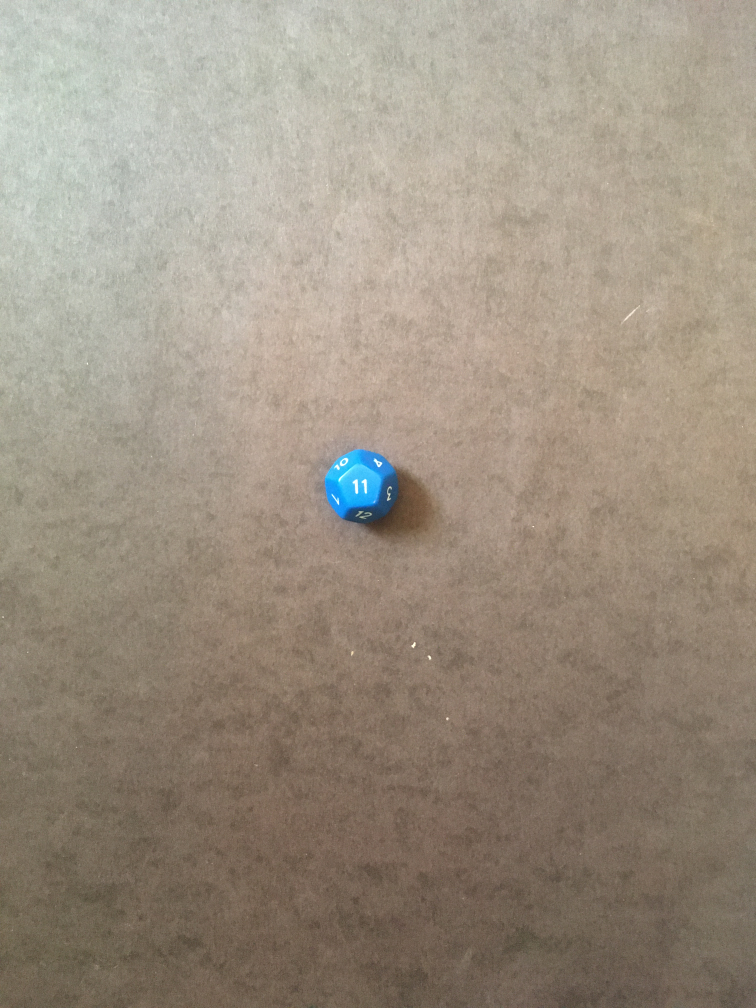
#> input picture Final Project/testPics/test (2).jpg, 3024 x 4032 px, found by its file name (shown at 1/4 size)
$ jupyter execute 'Progress Report.ipynb'   (shell and % lines are left out)
#> lines starting #> are read from the running program, lines starting #| are printed output that depends on the picture; after the words box and inside, x2 and y2 are one past the last pixel; in counts of white or black regions, pixels touching at a corner belong together
# ECE 5973 - Computer Vision
## Progress Report
### Sarah Brown

#### Project Overview
My goal for the final project is to be able to process a video stream of dice rolling into a tray to be able to display and sum the result. The dice of concern are a standard 7 polyhedral dice set.

My goals for this progress report were:
* Collect test images
* Filter images to dice
* Identify die type based on shape
* Investigate packages to use to detect text on dice

#### Project so far
So far in this project I have managed to filter to the dice in a couple of different ways. The most effective way to filter to the die is with a CSV mask. This can be seen in the chunk below with a blue d12 die.

[cell 1]
from cv2 import cv2
import numpy as np
import imutils
from matplotlib import pyplot as plt
import cvui

img = cv2.imread('/home/stars/Documents/CV/Final Project/testPics/test (2).jpg')
#> img is the input picture: shape (4032, 3024, 3); mean B, G, R 129.7, 144.8, 156.2
img = cv2.resize(img, (0,0), fx=0.1, fy=0.1)
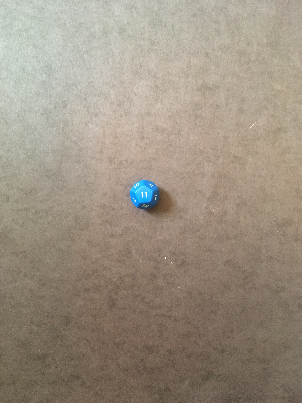
#> img: shape (403, 302, 3); mean B, G, R 129.9, 144.9, 156.4

lower = np.array([89,0,0])
upper = np.array([179,255,255])

hsv = cv2.cvtColor(img, cv2.COLOR_BGR2HSV)
#> hsv: shape (403, 302, 3); mean H, S, V 20.2, 49.5, 157.7
mask = cv2.inRange(hsv, lower, upper)
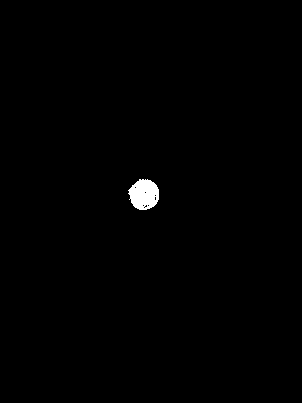
#> mask: shape (403, 302); 0.59% white; 1 white region, box (x1, y1, x2, y2) and area: (128, 179, 159, 210) 721

applyMask = cv2.bitwise_and(img, img, mask=mask)
applyMaskRGB = cv2.cvtColor(applyMask, cv2.COLOR_BGR2RGB)

plt.figure(figsize=(10,10))
plt.imshow(applyMaskRGB), plt.xticks([]), plt.yticks([])

However, this type of filtering can have issues depending on the lighting and needs to be adjusted depending on the color of the die.

I wanted to try and have a filter that was applicable no matter the lighting or die type. However, this has proven to be challenging and still needs improvement. Currently I have it so I can identify a d12 or a d6 from a still image. This can be seen in the chunk below.

I applied the filter and identifying method seen in the chunk below to a realtime video stream. This had mixed results as it was constantly updating. I plan to change this so that it only updates if there is movement in the frame. As the webcam I am currently using has random autofocus this may be challenging.

[cell 2]
def detectShape(c):
       shape = 'unknown'
       peri=cv2.arcLength(c,True)
       vertices = cv2.approxPolyDP(c, 0.02 * peri, True)
       sides = len(vertices)
       if (sides == 3):
            shape='triangle'
       elif(sides==4):
             x,y,w,h=cv2.boundingRect(c)
             aspectratio=float(w)/h
             if (aspectratio==1):
                   shape='d6'
             else:
                   shape="d6"
       elif(sides==7):
            shape='d12'
       else:
           shape='circle'
       return shape

def dieShape(img):
    imgGray = cv2.cvtColor(img, cv2.COLOR_BGR2GRAY)
    imgNoise = cv2.medianBlur(imgGray,3)
    imgBlur = cv2.GaussianBlur(imgNoise,(3,3),0)
    imgCanny = cv2.Canny(imgBlur, 0, 255)

    cnts = cv2.findContours(imgCanny.copy(), cv2.RETR_EXTERNAL,
        cv2.CHAIN_APPROX_SIMPLE)
    cnts = imutils.grab_contours(cnts)

    ret,thresh = cv2.threshold(imgCanny,200,225,1)
    contours,h = cv2.findContours(thresh,1,2)

    firstPass = img.copy()

    for cnt in cnts:
        if cv2.arcLength(cnt,False) > 0 and cv2.arcLength(cnt,False) < 300:
            accuracy = 0.03*cv2.arcLength(cnt,True)
            approx = cv2.approxPolyDP(cnt, accuracy, True)

            moment=cv2.moments(approx)
            if moment["m00"] != 0:
                cx = int(moment['m10'] / moment['m00'])
                cy = int(moment['m01'] / moment['m00'])
            else:
                cx = 0
                cy = 0
            shape=detectShape(approx)
            cv2.drawContours(firstPass,[approx],-1,(0,255,0),2)
            cv2.putText(firstPass,shape,(cx,cy),cv2.FONT_HERSHEY_SIMPLEX,0.5,(0,0,0),2)

    return(firstPass)

d12 = cv2.imread("/home/stars/Documents/CV/Final Project/testPics/test (16).jpg")
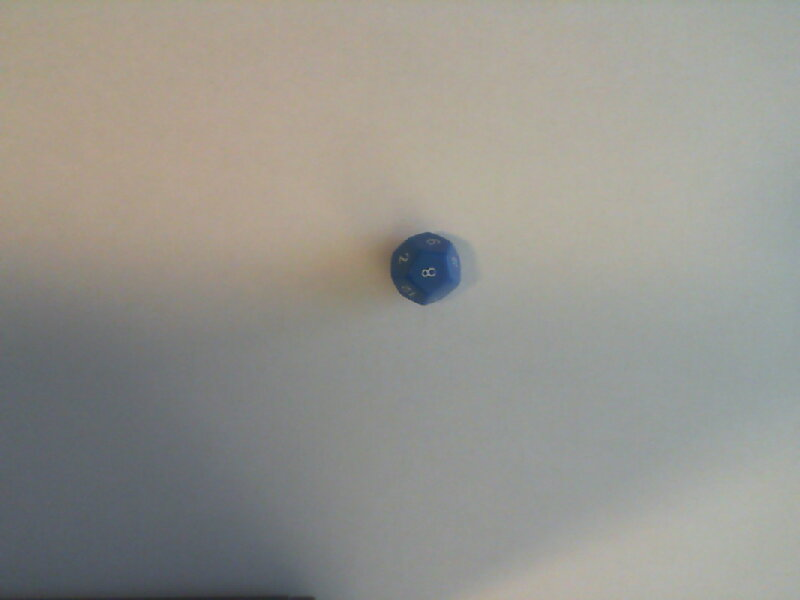
#> input picture Final Project/testPics/test (16).jpg, 800 x 600 px, found by its file name
#> d12 is the input picture: shape (600, 800, 3); mean B, G, R 142.4, 148.8, 150.3
d6 = cv2.imread("/home/stars/Documents/CV/Final Project/testPics/test (17).jpg")
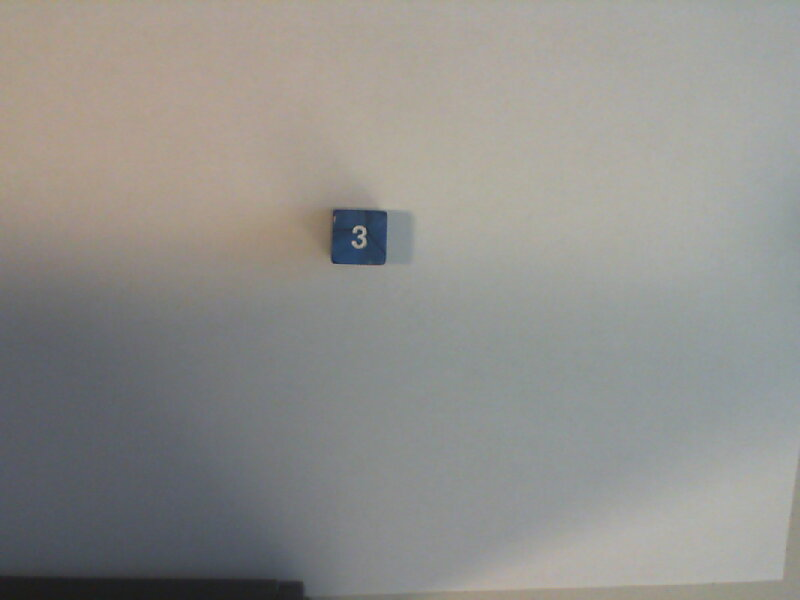
#> input picture Final Project/testPics/test (17).jpg, 800 x 600 px, found by its file name
#> d6 is the input picture: shape (600, 800, 3); mean B, G, R 140.4, 144.4, 145.6
d12Type = dieShape(d12)
#> in dieShape, `imgGray = cv2.cvtColor(img, cv2.COLOR_BGR2GRAY)`:
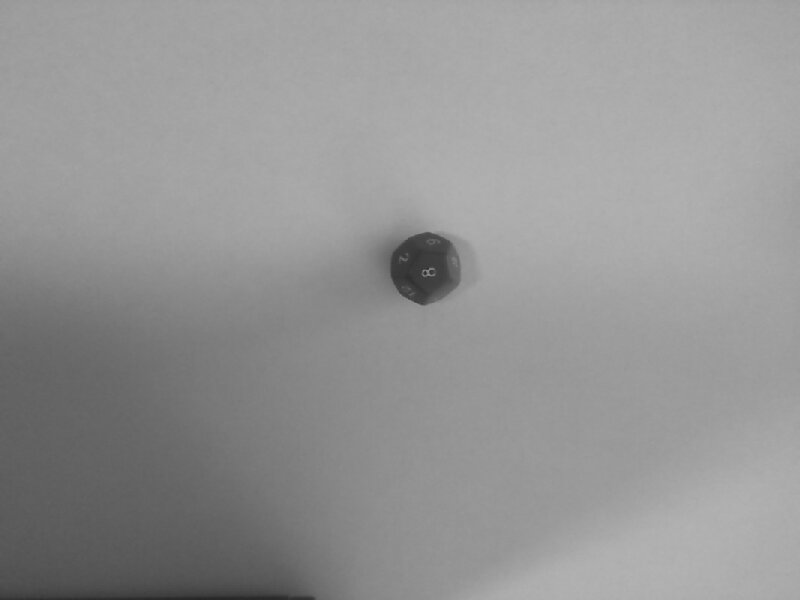
#> imgGray: shape (600, 800); min 37, max 179, mean 148.5
#> in dieShape, `imgCanny = cv2.Canny(imgBlur, 0, 255)`:
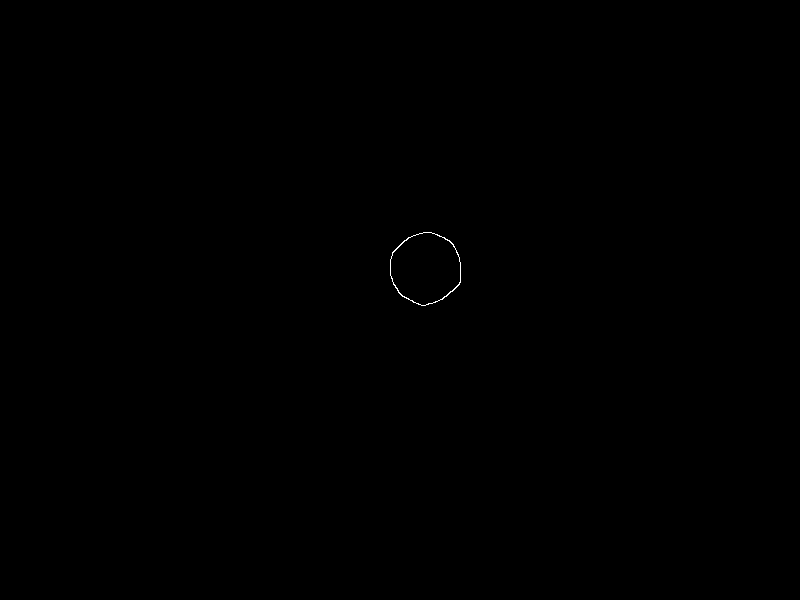
#> imgCanny: shape (600, 800); 0.05% white in thin lines or dots, all inside (x1, y1, x2, y2) = (390, 232, 461, 306)
#> in dieShape, `cnts = cv2.findContours(imgCanny.copy(), cv2.RETR_EXTERNAL, cv2.CHAIN_..`: cnts = 1 contour; box (x1, y1, x2, y2) and area: (390, 232, 461, 306) 3975
#> in dieShape, `contours,h = cv2.findContours(thresh,1,2)`: contours = 24 contours, 18 with area under 20; largest, box (x1, y1, x2, y2) and area: (0, 0, 800, 600) 478601, (439, 261, 462, 301) 100, (391, 236, 412, 257) 58, (392, 281, 411, 301) 56, (441, 236, 456, 249) 38, (389, 258, 392, 277) 34; h = 24 rows, first 6: [1, -1, -1, -1], [2, 0, -1, -1], [3, 1, -1, -1], [4, 2, -1, -1], [5, 3, -1, -1], [6, 4, -1, -1]
#> the loop in dieShape, `for cnt in cnts:` made 1 pass
#> (accuracy, cx, cy, shape, peri in detectShape, sides in detectShape) on pass 1: (7.1, 424, 267, 'd12', 221.3, 7)
#> after the loop in dieShape, `for cnt in cnts:`:
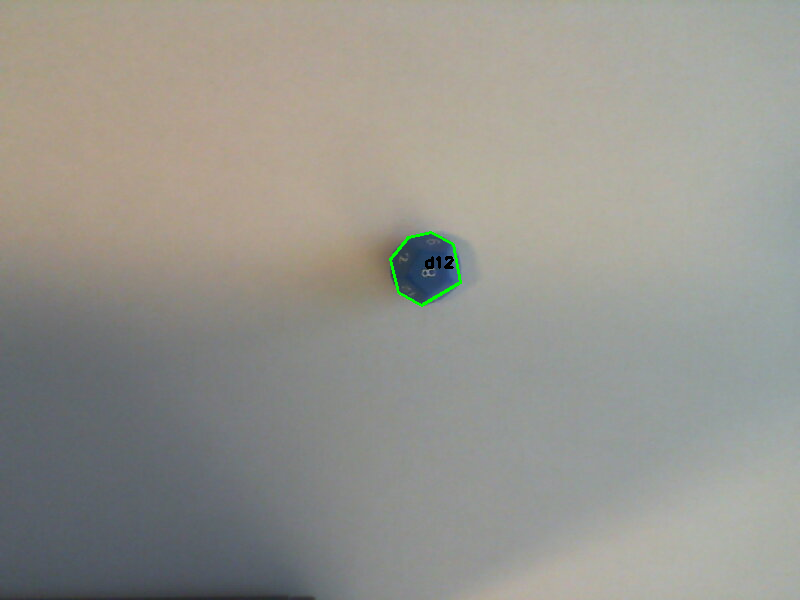
#> firstPass: shape (600, 800, 3); 0.18% of pixels changed, all inside (x1, y1, x2, y2) = (389, 231, 462, 307)
d6Type = dieShape(d6)
#> in dieShape (call 2), `imgGray = cv2.cvtColor(img, cv2.COLOR_BGR2GRAY)`:
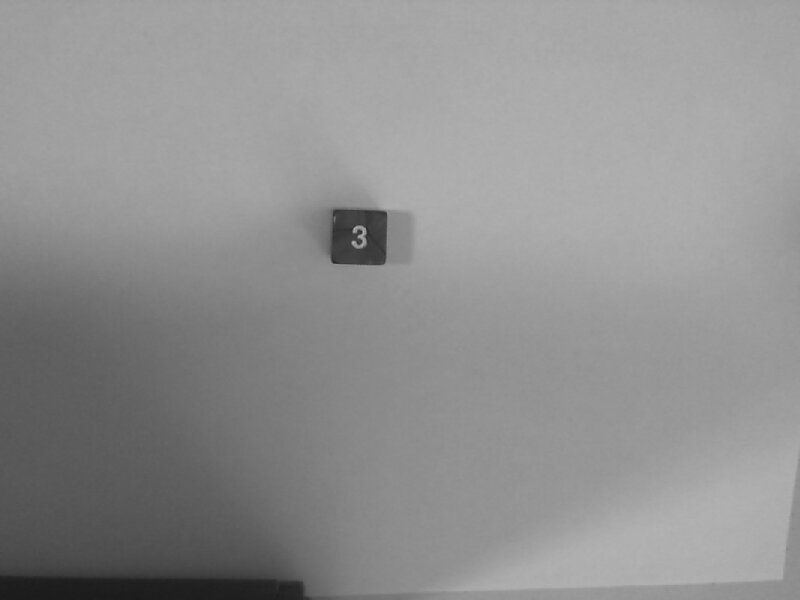
#> imgGray: shape (600, 800); min 26, max 184, mean 144.3
#> in dieShape (call 2), `imgCanny = cv2.Canny(imgBlur, 0, 255)`:
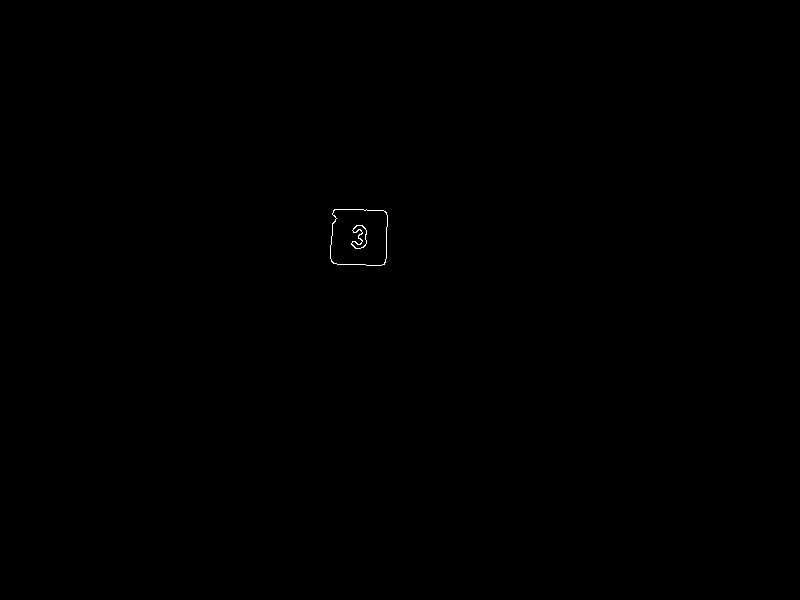
#> imgCanny: shape (600, 800); 0.07% white in thin lines or dots, all inside (x1, y1, x2, y2) = (330, 209, 388, 266)
#> in dieShape (call 2), `cnts = cv2.findContours(imgCanny.copy(), cv2.RETR_EXTERNAL, cv2.CHAIN_..`: cnts = 1 contour; box (x1, y1, x2, y2) and area: (330, 209, 388, 266) 2978
#> in dieShape (call 2), `contours,h = cv2.findContours(thresh,1,2)`: contours = 27 contours, 12 with area under 20; largest, box (x1, y1, x2, y2) and area: (0, 0, 800, 600) 478601, (332, 208, 365, 214) 66, (385, 226, 388, 260) 64, (336, 263, 367, 266) 58, (331, 218, 337, 237) 37; h = 27 rows, first 6: [1, -1, -1, -1], [2, 0, -1, -1], [3, 1, -1, -1], [4, 2, -1, -1], [5, 3, -1, -1], [6, 4, -1, -1]
#> the loop in dieShape (call 2), `for cnt in cnts:` made 1 pass
#> (accuracy, cx, cy, shape, peri in detectShape, vertices in detectShape, sides in detectShape, x in detectShape) on pass 1: (6.61, 358, 236, 'd6', 209.3, [[334, 209], [331, 261], [384, 264], [386, 212]], 4, 331)
#> after the loop in dieShape (call 2), `for cnt in cnts:`:
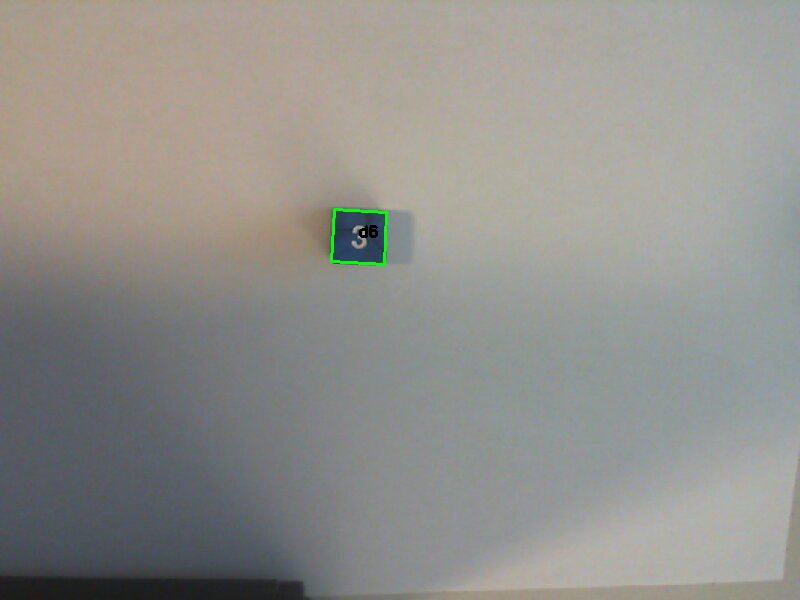
#> firstPass: shape (600, 800, 3); 0.16% of pixels changed, all inside (x1, y1, x2, y2) = (330, 208, 388, 266)

[cell 3]
d12RGB = cv2.cvtColor(d12, cv2.COLOR_BGR2RGB)
d12TypeRGB = cv2.cvtColor(d12Type, cv2.COLOR_BGR2RGB)
d6RGB = cv2.cvtColor(d6, cv2.COLOR_BGR2RGB)
d6TypeRGB = cv2.cvtColor(d6Type, cv2.COLOR_BGR2RGB)

plt.figure(figsize=(100,100))
plt.subplot(121), plt.imshow(d12RGB), plt.title("Input d12"), plt.xticks([]), plt.yticks([])
plt.subplot(122), plt.imshow(d12TypeRGB), plt.title("d12 Type"), plt.xticks([]), plt.yticks([])
plt.figure(figsize=(100,100))
plt.subplot(221), plt.imshow(d6RGB), plt.title("Input d6"), plt.xticks([]), plt.yticks([])
plt.subplot(222), plt.imshow(d6TypeRGB), plt.title("d6 Type"), plt.xticks([]), plt.yticks([])
